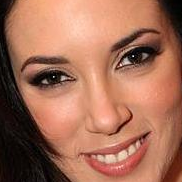
#> input picture DATA/crop/female_crop/female_100.png, 182 x 182 px; its folder holds only this picture in this run
$ jupyter execute 'MODULE-3 STRUCTURING DATA.ipynb'   (shell and % lines are left out)
#> lines starting #> are read from the running program, lines starting #| are printed output that depends on the picture
[cell 1]
import pandas as pd
import matplotlib.pyplot as plt
import cv2 as cv
import numpy as np
from PIL import Image
from glob import glob

[cell 2]
female=glob('./DATA/crop/female_crop/*.png')
male=glob('./DATA/crop/male_crop/*.png')

[cell 3]
len(female),len(male)

[cell 4]
path=male+female

[cell 5]
#getting size of image
def getsize(path):
#> called with path = './DATA/crop/female_crop/female_100.png'
    img=Image.open(path)
#> img is the input picture: PIL image 182x182 RGB; mean R, G, B 164, 109.6, 87.4
    return img.size[0]

[cell 6]
#create dataframe
df=pd.DataFrame(data=path,columns=['path'])
df.head()

[cell 7]
df.shape

[cell 8]
df['size']=df['path'].apply(getsize)

[cell 9]
df.head()

## EDA

[cell 10]
df.describe()

[cell 11]
df['size'].plot(kind='box')
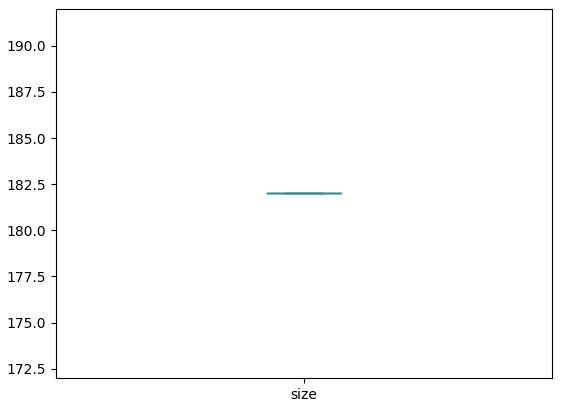
#> figure drawn by matplotlib, 1 panel

[cell 12]
plt.hist(df['size'],bins=20)
plt.show()
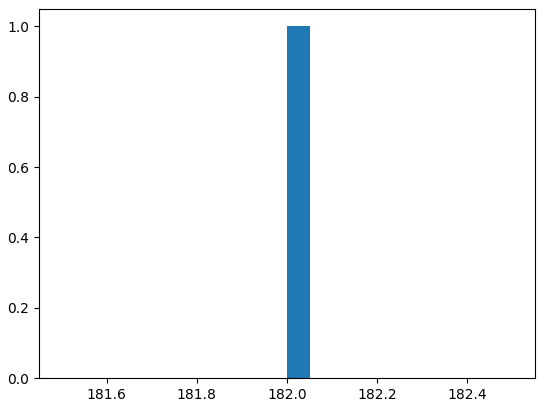
#> figure drawn by matplotlib, 1 panel; tallest bar 1 high, from x = 182 to 182.1

## So, from analysis i will resize all the image to 100 *  100 form and remove image with size less or equal 54

[cell 13]
df_new=df[df['size']>60]

[cell 14]
df_new

[cell 15]
def gender(string):
    try:
        return string.split("_")[0].split("/")[-1]
    except:
        return None

[cell 16]
df_new['gender']=df_new['path'].apply(gender)

[cell 17]
df_new

[cell 18]
print(df_new['gender'].value_counts(normalize=True))
df_new['gender'].value_counts(normalize=True).plot(kind='bar')
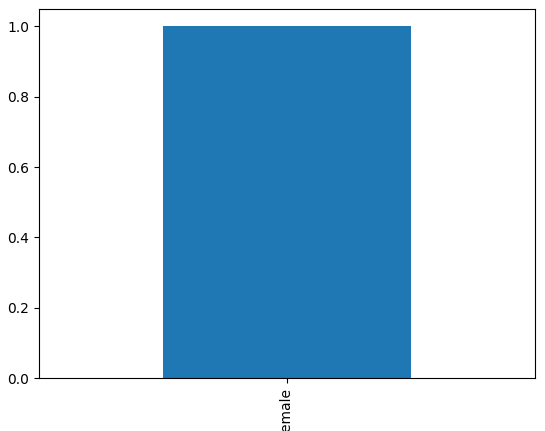
#> figure drawn by matplotlib, 1 panel

1. 73% male are there and rest are female
2. All the Image size is greater than or equal to 81

Conclusion resizing all the image in the df_new to 100 x 100

[cell 19]
df_new['size'].min()

# RESIZE IMAGE

[cell 20]
def resize_img(path_to_resize):
#> called with path_to_resize = './DATA/crop/female_crop/female_100.png'
    try:
        # step -1 : read image
        img=cv.imread(path_to_resize)
#> img: shape (182, 182, 3)
        # step - 2: convert into grayscale
        gray=cv.cvtColor(img,cv.COLOR_BGR2GRAY)
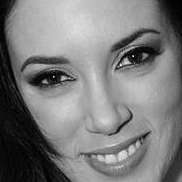
#> gray: shape (182, 182); min 0, max 243, mean 123.3
        size=gray.shape[0]
#> size = 182
        if size>=100:#large
            gray_re=cv.resize(gray,(100,100),cv.INTER_AREA)
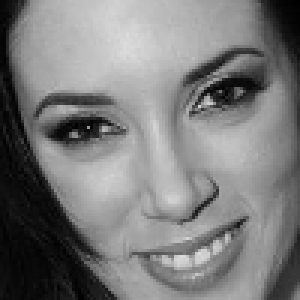
#> gray_re: shape (100, 100) (shown 3 times larger); min 1, max 222, mean 123.2
        else:#small
            gray_re=cv.resize(gray,(100,100),cv.INTER_CUBIC)
        #flatten image (1x10,100)
        return gray_re.flatten()
    except:
        return None

[cell 21]
df_new['structured_data']=df_new['path'].apply(resize_img)

[cell 22]
df_new

[cell 23]
#copy and expand their columns
df1=df_new['structured_data'].apply(pd.Series)
df1

[cell 24]
df2=pd.concat([df_new['gender'],df1],axis=1)

[cell 25]
df2

[cell 26]
plt.imshow(df2.loc[0][1:].values.reshape(100,100).astype('int'),cmap='gray')
plt.title(df2.loc[0]['gender'])
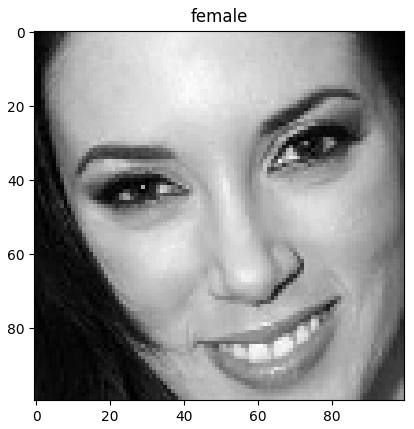
#> figure drawn by matplotlib, 1 panel

$ run again, on DATA/crop/female_crop/female_11.png
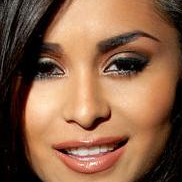
#> input picture DATA/crop/female_crop/female_11.png, 182 x 182 px
#> in getsize, img is the input picture: PIL image 182x182 RGB; mean R, G, B 139, 98.7, 72.9
#> img: shape (182, 182, 3)
#> in resize_img, `gray_re=cv.resize(gray,(100,100),cv.INTER_AREA)`:
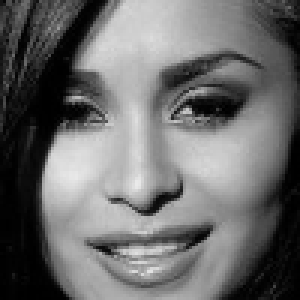
#> gray_re: shape (100, 100) (shown 3 times larger); min 0, max 234, mean 107.7
#> `[cell 26] plt.imshow(df2.loc[0][1:].values.reshape(100,100).astype('in..`:
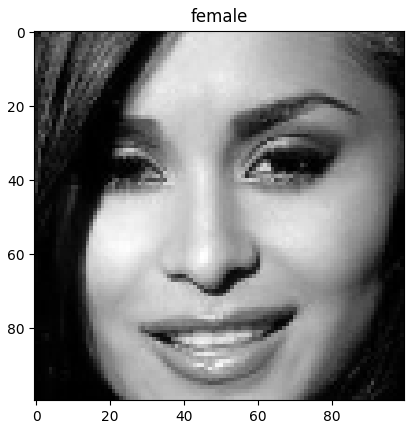
#> figure drawn by matplotlib, 1 panel

$ run again, on DATA/crop/female_crop/female_111.png
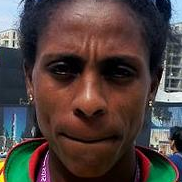
#> input picture DATA/crop/female_crop/female_111.png, 182 x 182 px
#> in getsize, img is the input picture: PIL image 182x182 RGB; mean R, G, B 78.9, 65.4, 63
#> img: shape (182, 182, 3)
#> in resize_img, `gray_re=cv.resize(gray,(100,100),cv.INTER_AREA)`:
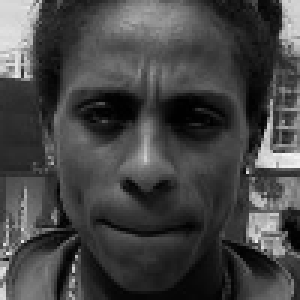
#> gray_re: shape (100, 100) (shown 3 times larger); min 0, max 247, mean 69
#> `[cell 26] plt.imshow(df2.loc[0][1:].values.reshape(100,100).astype('in..`:
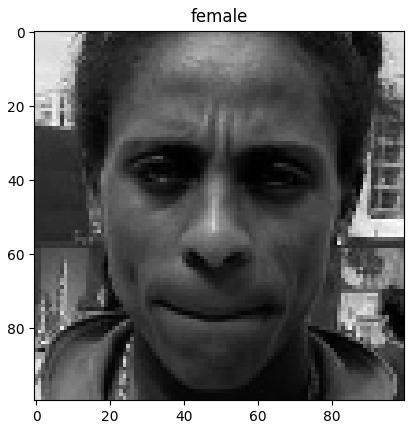
#> figure drawn by matplotlib, 1 panel

$ run again, on DATA/crop/female_crop/female_112.png
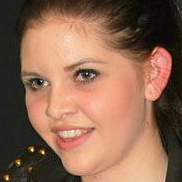
#> input picture DATA/crop/female_crop/female_112.png, 182 x 182 px
#> in getsize, img is the input picture: PIL image 182x182 RGB; mean R, G, B 141.1, 103.2, 81.9
#> img: shape (182, 182, 3)
#> in resize_img, `gray_re=cv.resize(gray,(100,100),cv.INTER_AREA)`:
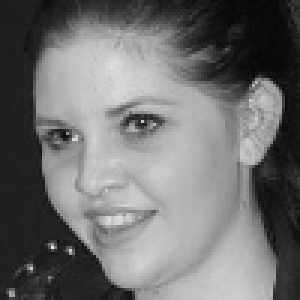
#> gray_re: shape (100, 100) (shown 3 times larger); min 5, max 230, mean 112
#> `[cell 26] plt.imshow(df2.loc[0][1:].values.reshape(100,100).astype('in..`:
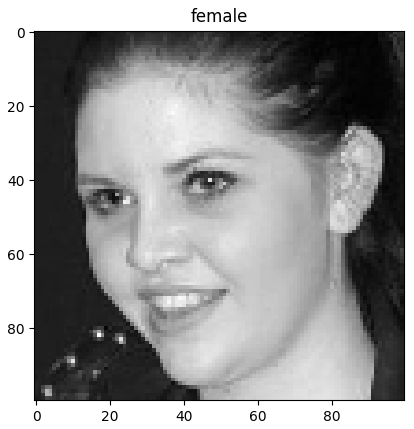
#> figure drawn by matplotlib, 1 panel
